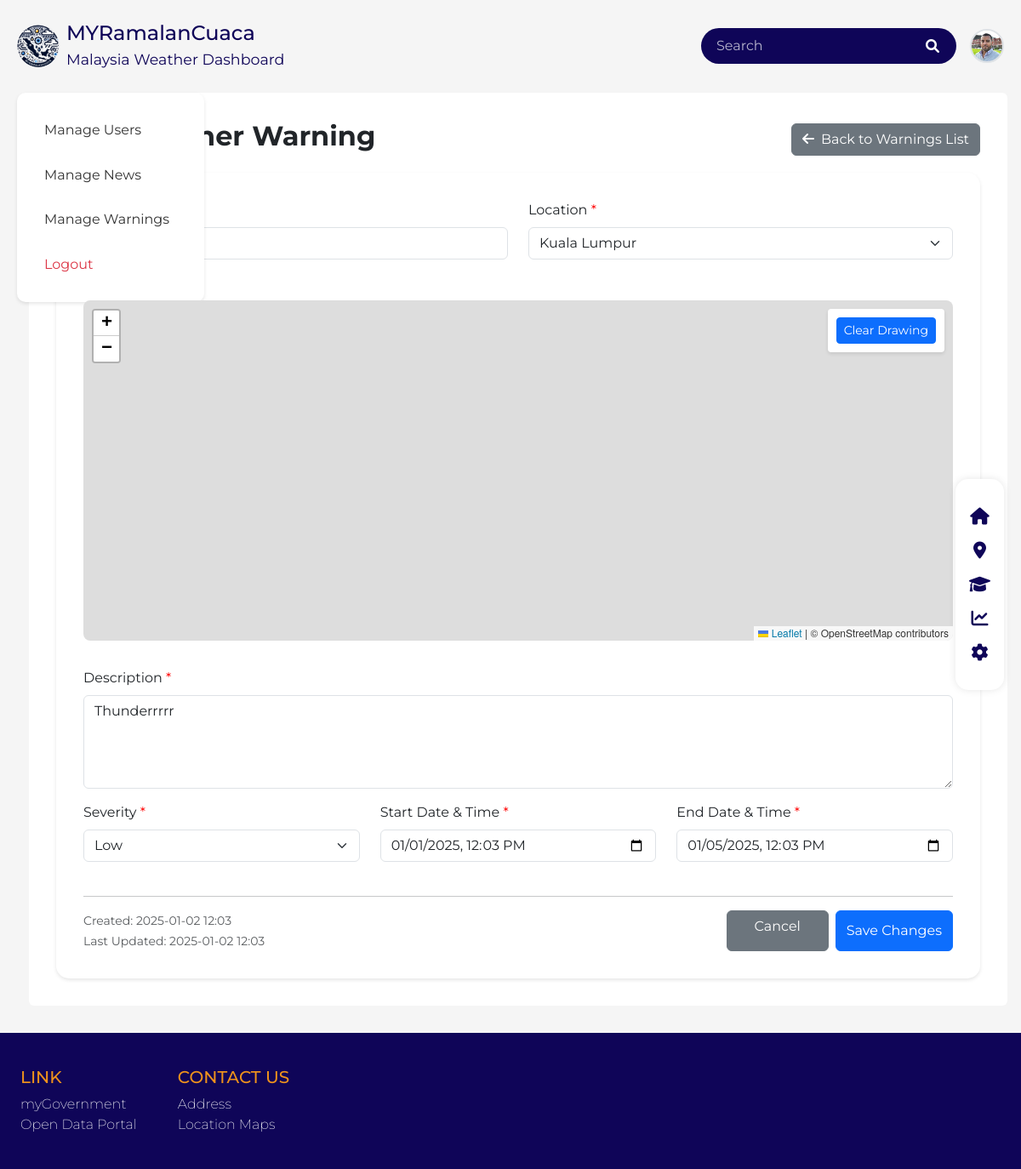
The page /admin/edit_warning.php?id=10 (signed in) on the database its author committed.
### tables this page shows
CREATE TABLE `weather_warnings` (
  `id` int(11) NOT NULL,
  `title` varchar(100) NOT NULL,
  `description` text NOT NULL,
  `severity` enum('low','medium','high') NOT NULL,
  `start_date` timestamp NOT NULL DEFAULT current_timestamp() ON UPDATE current_timestamp(),
  `end_date` timestamp NOT NULL DEFAULT '0000-00-00 00:00:00',
  `location_id` int(11) DEFAULT NULL,
  `created_by` int(11) NOT NULL,
  `created_at` timestamp NOT NULL DEFAULT current_timestamp(),
  `updated_at` timestamp NOT NULL DEFAULT current_timestamp() ON UPDATE current_timestamp(),
  `affected_area` text DEFAULT NULL
);

### admin/edit_warning.php (the view, shortened to what this page needs)
<?php require('./header.php') ?>
<?php
$warning_id = isset($_GET['id']) ? (int)$_GET['id'] : 0;
$conn = new mysqli('localhost', 'root', '', 'weather_app');
$sql = "SELECT w.*, l.name as location_name, l.latitude, l.longitude
        FROM weather_warnings w
        LEFT JOIN locations l ON w.location_id = l.id
        WHERE w.id = ?";
$stmt = $conn->prepare($sql);
$stmt->bind_param("i", $warning_id);
$stmt->execute();
$result = $stmt->get_result();
$warning = $result->fetch_assoc();
?>
<link rel="stylesheet" href="https://unpkg.com/leaflet@1.7.1/dist/leaflet.css" />
<link rel="stylesheet" href="https://unpkg.com/leaflet-draw@1.0.4/dist/leaflet.draw.css" />
<div class="main-content rounded" style="background:#fff; margin-right:1rem; min-height: 70vh; height:auto">
    <div class="d-flex justify-content-between align-items-center">
        <h2 class="content-header">Edit Weather Warning</h2>
        <a href="manage_warnings.php" class="btn btn-secondary">
            <i class="fas fa-arrow-left me-2"></i>Back to Warnings List
        </a>
    </div>
    <div class="form-container">
        <form method="POST" action="" id="warningForm">
            <div class="row">
                <div class="col-md-6 mb-3">
                    <label class="form-label required">Title</label>
                    <input type="text" class="form-control" name="title"
                           value="<?php echo htmlspecialchars($warning['title']); ?>" required>
                </div>
                <div class="col-md-6 mb-3">
                    <label class="form-label required">Location</label>
                    <select class="form-select" name="location_id" required>
                        <?php
                        $locations = $conn->query("SELECT id, name, latitude, longitude FROM locations ORDER BY name");
                        while ($location = $locations->fetch_assoc()) {
                            $selected = ($location['id'] == $warning['location_id']) ? 'selected' : '';
                            echo "<option value='" . $location['id'] . "' data-lat='" . $location['latitude'] .
                                 "' data-lng='" . $location['longitude'] . "' $selected>" .
                                 htmlspecialchars($location['name']) . "</option>";
                        }
                        ?>
                    </select>
                </div>
            </div>
            <div class="row">
                <div class="col-12 mb-3">
                    <label class="form-label required">Affected Area</label>
                    <div class="map-container">
                        <div id="map"></div>
                        <div class="map-controls">
                            <button type="button" class="btn btn-sm btn-primary" id="clearDrawing">Clear Drawing</button>
                        </div>
                    </div>
                </div>
            </div>
            <div class="row">
                <div class="col-md-12 mb-3">
                    <label class="form-label required">Description</label>
                    <textarea class="form-control" name="description" rows="4" required><?php
                        echo htmlspecialchars($warning['description']);
                    ?></textarea>
                </div>
            </div>
            <div class="row">
                <div class="col-md-4 mb-3">
                    <label class="form-label required">Severity</label>
                    <select class="form-select" name="severity" id="severity" required>
                        <?php
                        $severities = ['Low', 'Medium', 'High'];
                        foreach ($severities as $severity) {
                            $selected = ($severity == $warning['severity']) ? 'selected' : '';
                            echo "<option value='$severity' $selected>$severity</option>";
                        }
                        ?>
                    </select>
                </div>
                <div class="col-md-4 mb-3">
                    <label class="form-label required">Start Date & Time</label>
                    <input type="datetime-local" class="form-control" name="start_date"
                           value="<?php echo date('Y-m-d\TH:i', strtotime($warning['start_date'])); ?>" required>
                </div>
                <div class="col-md-4 mb-3">
                    <label class="form-label required">End Date & Time</label>
                    <input type="datetime-local" class="form-control" name="end_date"
                           value="<?php echo date('Y-m-d\TH:i', strtotime($warning['end_date'])); ?>" required>
                </div>
            </div>
            <div class="mt-4">
                <hr>
                <div class="d-flex justify-content-between">
                    <div>
                        <small class="text-muted">
                            Created: <?php echo date('Y-m-d H:i', strtotime($warning['created_at'])); ?><br>
                            Last Updated: <?php echo date('Y-m-d H:i', strtotime($warning['updated_at'])); ?>
                        </small>
                    </div>
                    <div class="d-flex gap-2">
                        <a href="manage_warnings.php" class="btn btn-secondary btn-action">Cancel</a>
                        <button type="submit" class="btn btn-primary btn-action">Save Changes</button>
                    </div>
                </div>
            </div>
        </form>
    </div>
</div>
<?php
require('./footer.php');
?>

### admin/template.css (style rules this page uses)
:root { --primary: #0f0558; --secondary: #0d47a1; }
body { font-family: Arial, sans-serif; background: #f5f5f5; min-height: 100vh; }
.main-content { max-width: 1150px; margin: 0 auto; background: #fff; padding: 2rem; border-radius: 15px; }
body { font-family: 'Montserrat', sans-serif; }
h2 { font-weight: 700; }
body { min-height: 100vh; background: #f5f5f5; font-family: 'Montserrat', sans-serif; }

### admin/edit_warning.php (style rules this page uses)
.form-container { background: white; border-radius: 15px; padding: 2rem; box-shadow: 0 2px 4px rgba(0,0,0,0.1); margin-top: 1rem; }
.form-label.required::after { content: " *"; color: red; }
.btn-action { min-width: 120px; }
#map { height: 400px; width: 100%; border-radius: 8px; margin-bottom: 1rem; }
.map-container { position: relative; }
.map-controls { position: absolute; top: 10px; right: 10px; z-index: 1000; background: white; padding: 10px; border-radius: 4px; box-shadow: 0 2px 4px rgba(0,0,0,0.1); }

### rows shown on the page
weather_warnings: title "Thunderrrrr", description "Thunderrrrr", start_date "01/01/2025 12:03", end_date "01/05/2025 12:03", created_at "2025-01-02 12:03", updated_at "2025-01-02 12:03"

### other values the page prints
form field location_id "Kuala Lumpur"
form field severity "Low"
